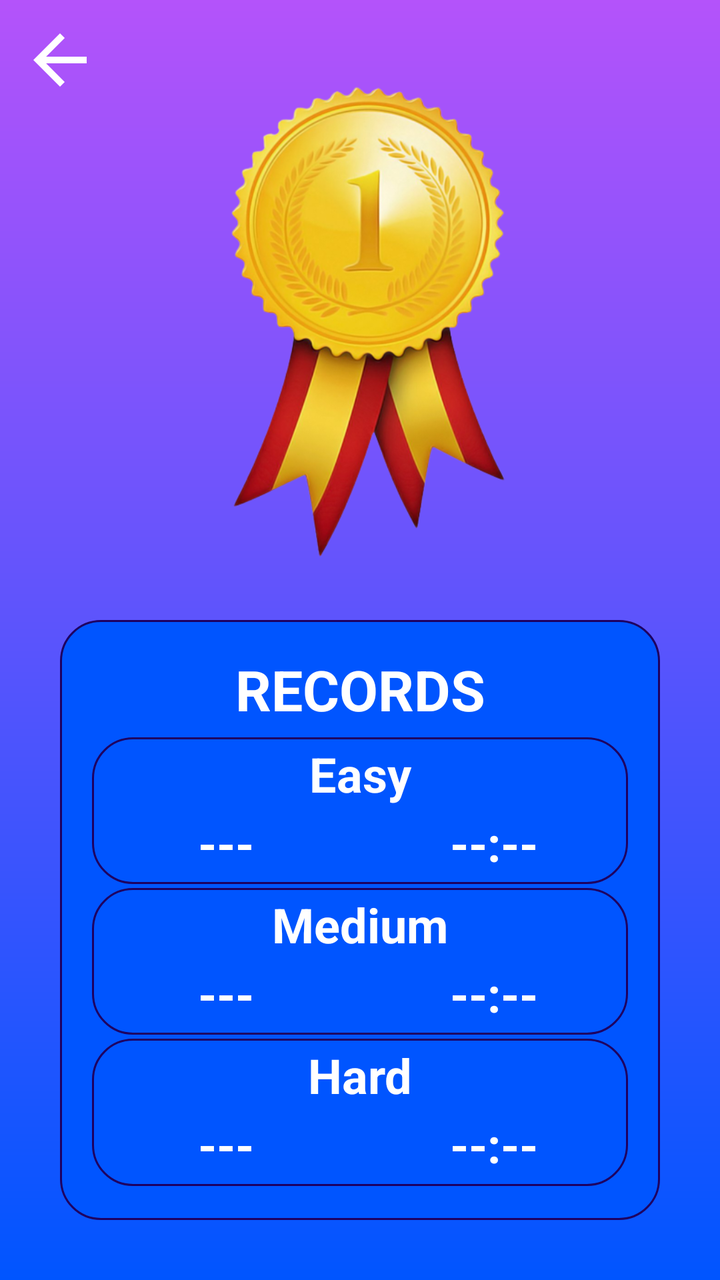
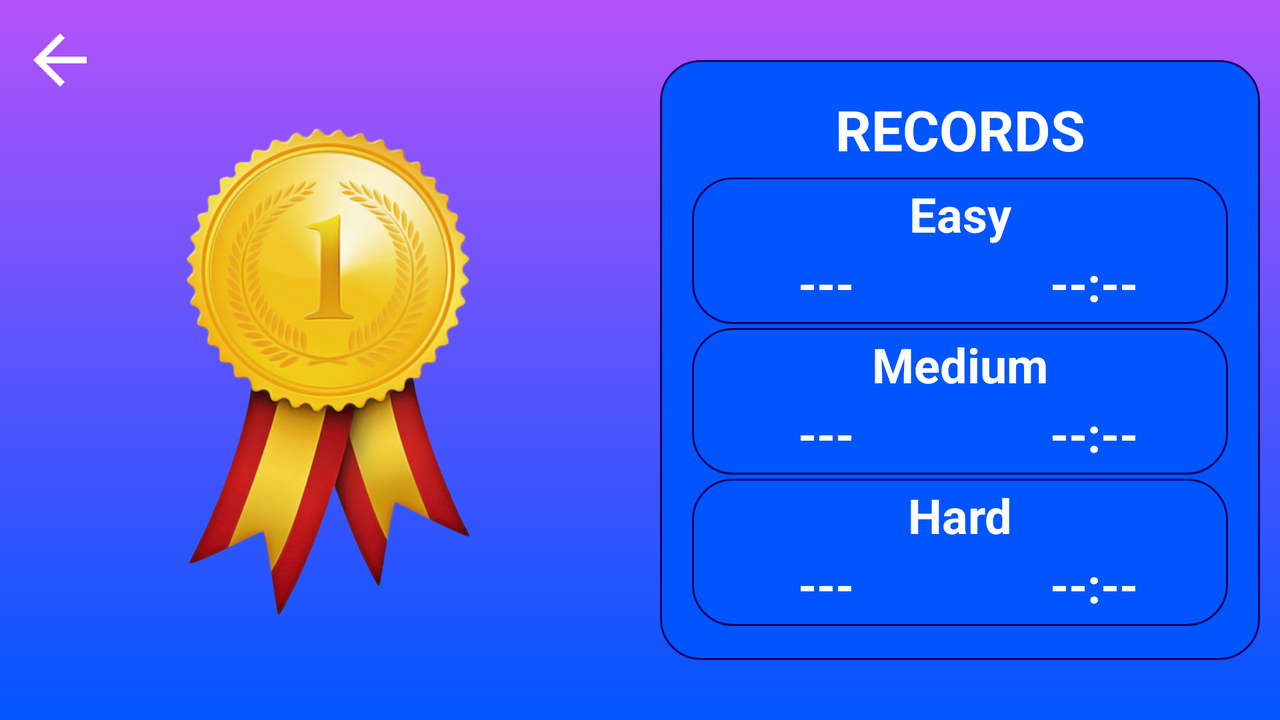

First picture: res/layout/ on a phone held upright. Second picture: the repository's own variant of that layout, on a device whose configuration matches the variant's folder. Source for both follows.
<!-- AndroidManifest.xml: application theme Theme.Design.Light.NoActionBar -->
<!-- res/layout/activity_records.xml -->
<?xml version="1.0" encoding="utf-8"?>
<FrameLayout xmlns:android="http://schemas.android.com/apk/res/android"
    android:layout_width="match_parent"
    android:layout_height="match_parent">

    <LinearLayout
        android:layout_width="match_parent"
        android:layout_height="match_parent"
        android:background="@drawable/bg_main_menu_layout"
        android:gravity="center"
        android:orientation="vertical">


        <ImageView
            android:layout_width="match_parent"
            android:layout_height="250dp"
            android:layout_marginBottom="30dp"
            android:src="@drawable/record" />

        <LinearLayout
            android:layout_width="300dp"
            android:layout_height="300dp"
            android:background="@drawable/bg_record"
            android:orientation="vertical"
            android:padding="16dp">

            <TextView
                android:layout_width="match_parent"
                android:layout_height="0dp"
                android:layout_marginBottom="5dp"
                android:layout_weight="1"
                android:gravity="center"
                android:text="RECORDS"
                android:textColor="@color/white"
                android:textSize="28sp"
                android:textStyle="bold" />

            <LinearLayout
                android:layout_width="match_parent"
                android:layout_height="0dp"
                android:layout_marginVertical="1dp"
                android:layout_weight="2"
                android:background="@drawable/bg_record"
                android:gravity="center"
                android:orientation="vertical">

                <TextView
                    android:id="@+id/txt_level_easy"
                    android:layout_width="match_parent"
                    android:layout_height="0dp"
                    android:layout_weight="1"
                    android:gravity="center"
                    android:text="Easy"
                    android:textColor="@color/white"
                    android:textSize="24sp"
                    android:textStyle="bold" />

                <LinearLayout
                    android:layout_width="match_parent"
                    android:layout_height="0dp"
                    android:layout_weight="1">

                    <TextView
                        android:id="@+id/easy_score_record"
                        android:layout_width="0dp"
                        android:layout_height="wrap_content"
                        android:layout_weight="1"
                        android:gravity="center"
                        android:text="---"
                        android:textColor="@color/white"
                        android:textSize="24sp"
                        android:textStyle="bold" />

                    <TextView
                        android:id="@+id/easy_time_record"
                        android:layout_width="0dp"
                        android:layout_height="wrap_content"
                        android:layout_weight="1"
                        android:gravity="center"
                        android:text="--:--"
                        android:textColor="@color/white"
                        android:textSize="24sp"
                        android:textStyle="bold" />
                </LinearLayout>

            </LinearLayout>

            <LinearLayout
                android:layout_width="match_parent"
                android:layout_height="0dp"
                android:layout_marginVertical="1dp"
                android:layout_weight="2"
                android:background="@drawable/bg_record"
                android:gravity="center"
                android:orientation="vertical">

                <TextView
                    android:id="@+id/txt_level_medium"
                    android:layout_width="match_parent"
                    android:layout_height="0dp"
                    android:layout_weight="1"
                    android:gravity="center"
                    android:text="Medium"
                    android:textColor="@color/white"
                    android:textSize="24sp"
                    android:textStyle="bold" />

                <LinearLayout
                    android:layout_width="match_parent"
                    android:layout_height="0dp"
                    android:layout_weight="1">

                    <TextView
                        android:id="@+id/medium_score_record"
                        android:layout_width="0dp"
                        android:layout_height="wrap_content"
                        android:layout_weight="1"
                        android:gravity="center"
                        android:text="---"
                        android:textColor="@color/white"
                        android:textSize="24sp"
                        android:textStyle="bold" />

                    <TextView
                        android:id="@+id/medium_time_record"
                        android:layout_width="0dp"
                        android:layout_height="wrap_content"
                        android:layout_weight="1"
                        android:gravity="center"
                        android:text="--:--"
                        android:textColor="@color/white"
                        android:textSize="24sp"
                        android:textStyle="bold" />
                </LinearLayout>

            </LinearLayout>

            <LinearLayout
                android:layout_width="match_parent"
                android:layout_height="0dp"
                android:layout_marginVertical="1dp"
                android:layout_weight="2"
                android:background="@drawable/bg_record"
                android:gravity="center"
                android:orientation="vertical">

                <TextView
                    android:id="@+id/txt_level_hard"
                    android:layout_width="match_parent"
                    android:layout_height="0dp"
                    android:layout_weight="1"
                    android:gravity="center"
                    android:text="Hard"
                    android:textColor="@color/white"
                    android:textSize="24sp"
                    android:textStyle="bold" />

                <LinearLayout
                    android:layout_width="match_parent"
                    android:layout_height="0dp"
                    android:layout_weight="1">

                    <TextView
                        android:id="@+id/hard_score_record"
                        android:layout_width="0dp"
                        android:layout_height="wrap_content"
                        android:layout_weight="1"
                        android:gravity="center"
                        android:text="---"
                        android:textColor="@color/white"
                        android:textSize="24sp"
                        android:textStyle="bold" />

                    <TextView
                        android:id="@+id/hard_time_record"
                        android:layout_width="0dp"
                        android:layout_height="wrap_content"
                        android:layout_weight="1"
                        android:gravity="center"
                        android:text="--:--"
                        android:textColor="@color/white"
                        android:textSize="24sp"
                        android:textStyle="bold" />
                </LinearLayout>

            </LinearLayout>

        </LinearLayout>

    </LinearLayout>

    <ImageView
        android:id="@+id/btn_back"
        android:layout_width="40dp"
        android:layout_height="40dp"
        android:layout_margin="10dp"
        android:clickable="true"
        android:focusable="true"
        android:src="@drawable/arrow_back"/>

</FrameLayout>
<!-- resources referenced by this layout -->
<resources>
  <color name="white">#FFFFFFFF</color>
  <!-- drawable arrow_back (drawable-v24) -->
  <vector android:autoMirrored="true" android:height="35dp"
      android:viewportHeight="24"
      android:viewportWidth="24" android:width="35dp" xmlns:android="http://schemas.android.com/apk/res/android">
      <path android:fillColor="@color/white" android:pathData="M20,11H7.83l5.59,-5.59L12,4l-8,8 8,8 1.41,-1.41L7.83,13H20v-2z"/>
  </vector>
  <!-- drawable bg_main_menu_layout (drawable) -->
  <?xml version="1.0" encoding="utf-8"?>
  <shape xmlns:android="http://schemas.android.com/apk/res/android">
      <gradient
          android:startColor="#B453FA"
          android:endColor="#0055FF"
          android:angle="270"/>
  </shape>
  <!-- drawable bg_record (drawable-v24) -->
  <?xml version="1.0" encoding="utf-8"?>
  <shape xmlns:android="http://schemas.android.com/apk/res/android">
      <stroke android:color="#1E0061"
          android:width="1dp"/>
      <corners android:radius="20dp" />
      <solid android:color="#0055ff"/>
  </shape>
  <!-- drawable record: png bitmap (drawable-v24, 224809 bytes) -->
</resources>
<!-- res/layout-land/activity_records.xml (the repository's variant of the layout above) -->
<!-- drawn on the phone turned sideways -->
<?xml version="1.0" encoding="utf-8"?>
<LinearLayout xmlns:android="http://schemas.android.com/apk/res/android"
    android:layout_width="match_parent"
    android:layout_height="match_parent"
    android:background="@drawable/bg_main_menu_layout"
    android:gravity="center">

    <FrameLayout
        android:layout_width="0dp"
        android:layout_height="match_parent"
        android:layout_weight="1">

        <ImageView
            android:id="@+id/btn_back"
            android:layout_width="40dp"
            android:layout_height="40dp"
            android:layout_gravity="top"
            android:layout_margin="10dp"
            android:clickable="true"
            android:focusable="true"
            android:src="@drawable/arrow_back"/>

        <ImageView
            android:layout_width="match_parent"
            android:layout_height="match_parent"
            android:padding="50dp"
            android:src="@drawable/record" />

    </FrameLayout>

    <LinearLayout
        android:layout_width="0dp"
        android:layout_height="match_parent"
        android:layout_weight="1"
        android:gravity="center">

        <LinearLayout
            android:layout_width="300dp"
            android:layout_height="300dp"
            android:background="@drawable/bg_record"
            android:orientation="vertical"
            android:padding="16dp">

            <TextView
                android:layout_width="match_parent"
                android:layout_height="0dp"
                android:layout_marginBottom="5dp"
                android:layout_weight="1"
                android:gravity="center"
                android:text="RECORDS"
                android:textColor="@color/white"
                android:textSize="28sp"
                android:textStyle="bold" />

            <LinearLayout
                android:layout_width="match_parent"
                android:layout_height="0dp"
                android:layout_marginVertical="1dp"
                android:layout_weight="2"
                android:background="@drawable/bg_record"
                android:gravity="center"
                android:orientation="vertical">

                <TextView
                    android:id="@+id/txt_level_easy"
                    android:layout_width="match_parent"
                    android:layout_height="0dp"
                    android:layout_weight="1"
                    android:gravity="center"
                    android:text="Easy"
                    android:textColor="@color/white"
                    android:textSize="24sp"
                    android:textStyle="bold" />

                <LinearLayout
                    android:layout_width="match_parent"
                    android:layout_height="0dp"
                    android:layout_weight="1">

                    <TextView
                        android:id="@+id/easy_score_record"
                        android:layout_width="0dp"
                        android:layout_height="wrap_content"
                        android:layout_weight="1"
                        android:gravity="center"
                        android:text="---"
                        android:textColor="@color/white"
                        android:textSize="24sp"
                        android:textStyle="bold" />

                    <TextView
                        android:id="@+id/easy_time_record"
                        android:layout_width="0dp"
                        android:layout_height="wrap_content"
                        android:layout_weight="1"
                        android:gravity="center"
                        android:text="--:--"
                        android:textColor="@color/white"
                        android:textSize="24sp"
                        android:textStyle="bold" />
                </LinearLayout>

            </LinearLayout>

            <LinearLayout
                android:layout_width="match_parent"
                android:layout_height="0dp"
                android:layout_marginVertical="1dp"
                android:layout_weight="2"
                android:background="@drawable/bg_record"
                android:gravity="center"
                android:orientation="vertical">

                <TextView
                    android:id="@+id/txt_level_medium"
                    android:layout_width="match_parent"
                    android:layout_height="0dp"
                    android:layout_weight="1"
                    android:gravity="center"
                    android:text="Medium"
                    android:textColor="@color/white"
                    android:textSize="24sp"
                    android:textStyle="bold" />

                <LinearLayout
                    android:layout_width="match_parent"
                    android:layout_height="0dp"
                    android:layout_weight="1">

                    <TextView
                        android:id="@+id/medium_score_record"
                        android:layout_width="0dp"
                        android:layout_height="wrap_content"
                        android:layout_weight="1"
                        android:gravity="center"
                        android:text="---"
                        android:textColor="@color/white"
                        android:textSize="24sp"
                        android:textStyle="bold" />

                    <TextView
                        android:id="@+id/medium_time_record"
                        android:layout_width="0dp"
                        android:layout_height="wrap_content"
                        android:layout_weight="1"
                        android:gravity="center"
                        android:text="--:--"
                        android:textColor="@color/white"
                        android:textSize="24sp"
                        android:textStyle="bold" />
                </LinearLayout>

            </LinearLayout>

            <LinearLayout
                android:layout_width="match_parent"
                android:layout_height="0dp"
                android:layout_marginVertical="1dp"
                android:layout_weight="2"
                android:background="@drawable/bg_record"
                android:gravity="center"
                android:orientation="vertical">

                <TextView
                    android:id="@+id/txt_level_hard"
                    android:layout_width="match_parent"
                    android:layout_height="0dp"
                    android:layout_weight="1"
                    android:gravity="center"
                    android:text="Hard"
                    android:textColor="@color/white"
                    android:textSize="24sp"
                    android:textStyle="bold" />

                <LinearLayout
                    android:layout_width="match_parent"
                    android:layout_height="0dp"
                    android:layout_weight="1">

                    <TextView
                        android:id="@+id/hard_score_record"
                        android:layout_width="0dp"
                        android:layout_height="wrap_content"
                        android:layout_weight="1"
                        android:gravity="center"
                        android:text="---"
                        android:textColor="@color/white"
                        android:textSize="24sp"
                        android:textStyle="bold" />

                    <TextView
                        android:id="@+id/hard_time_record"
                        android:layout_width="0dp"
                        android:layout_height="wrap_content"
                        android:layout_weight="1"
                        android:gravity="center"
                        android:text="--:--"
                        android:textColor="@color/white"
                        android:textSize="24sp"
                        android:textStyle="bold" />
                </LinearLayout>

            </LinearLayout>


        </LinearLayout>
    </LinearLayout>

</LinearLayout>
